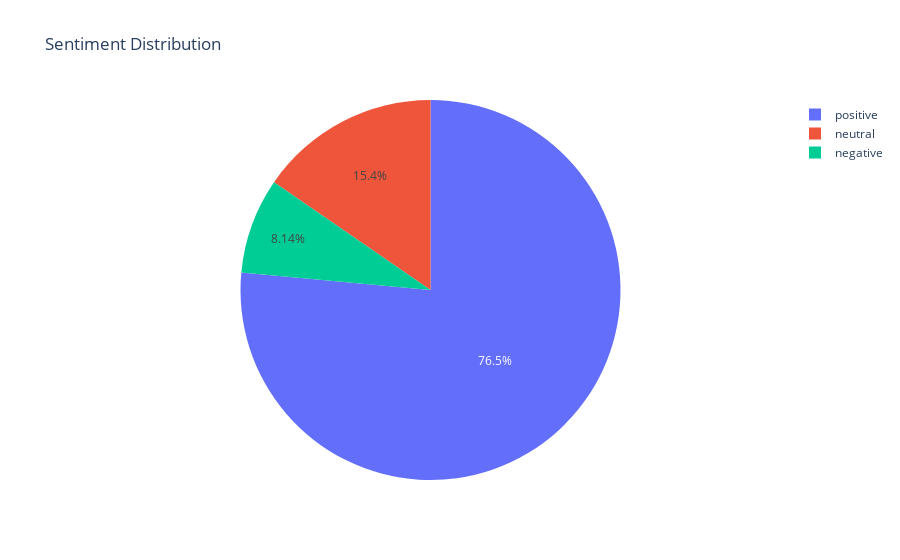
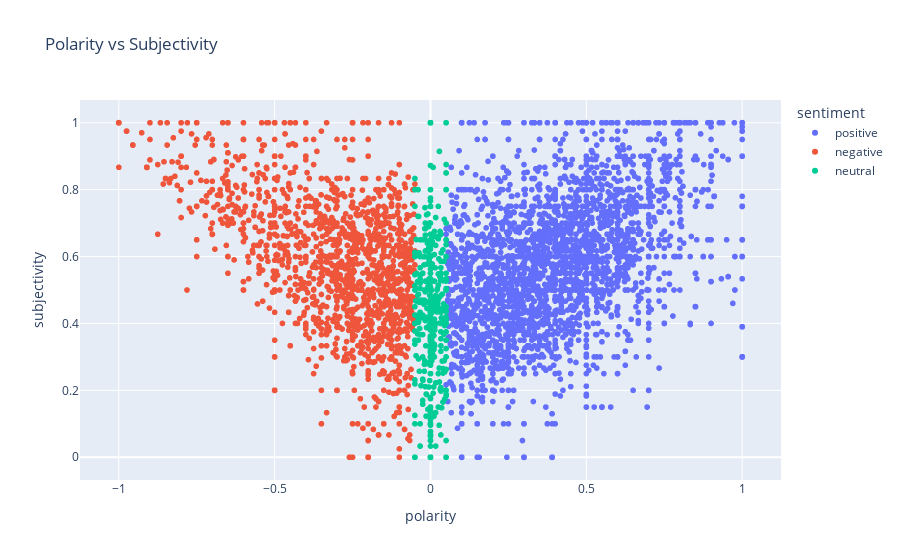

Notebook code cell kept with these figures, in order:
### Code cell
import plotly.express as px

# Pie chart of sentiment distribution
fig = px.pie(df, names='sentiment', title='Sentiment Distribution')
fig.show()

# Scatter plot: polarity vs. subjectivity
fig = px.scatter(df, x='polarity', y='subjectivity', color='sentiment',
                 title='Polarity vs Subjectivity')
fig.show()

### Figure 1 — Plotly figure (JSON) as saved in the notebook; plotly's stock layout.template omitted (floating-point values rounded to 4 significant figures; data arrays with more than 128 entries replaced by an {"elided": "..."} marker saying what was removed)
{"data": [{"domain": {"x": [0, 1], "y": [0, 1]}, "hovertemplate": "sentiment=%{label}<extra></extra>", "labels": {"elided": "32242 str values"}, "legendgroup": "", "name": "", "showlegend": true, "type": "pie"}], "layout": {"autosize": true, "legend": {"tracegroupgap": 0}, "title": {"text": "Sentiment Distribution"}}}

### Figure 2 — Plotly figure (JSON) as saved in the notebook; plotly's stock layout.template omitted (floating-point values rounded to 4 significant figures; data arrays with more than 128 entries replaced by an {"elided": "..."} marker saying what was removed)
{"data": [{"hovertemplate": "sentiment=positive<br>polarity=%{x}<br>subjectivity=%{y}<extra></extra>", "legendgroup": "positive", "marker": {"color": "#636efa", "symbol": "circle"}, "mode": "markers", "name": "positive", "showlegend": true, "type": "scattergl", "x": {"elided": "24653 float values"}, "xaxis": "x", "y": {"elided": "24653 float values"}, "yaxis": "y"}, {"hovertemplate": "sentiment=negative<br>polarity=%{x}<br>subjectivity=%{y}<extra></extra>", "legendgroup": "negative", "marker": {"color": "#EF553B", "symbol": "circle"}, "mode": "markers", "name": "negative", "showlegend": true, "type": "scattergl", "x": {"elided": "2624 float values"}, "xaxis": "x", "y": {"elided": "2624 float values"}, "yaxis": "y"}, {"hovertemplate": "sentiment=neutral<br>polarity=%{x}<br>subjectivity=%{y}<extra></extra>", "legendgroup": "neutral", "marker": {"color": "#00cc96", "symbol": "circle"}, "mode": "markers", "name": "neutral", "showlegend": true, "type": "scattergl", "x": {"elided": "4965 float values"}, "xaxis": "x", "y": {"elided": "4965 float values"}, "yaxis": "y"}], "layout": {"autosize": true, "legend": {"title": {"text": "sentiment"}, "tracegroupgap": 0}, "title": {"text": "Polarity vs Subjectivity"}, "xaxis": {"anchor": "y", "autorange": true, "domain": [0, 1], "range": [-1.122, 1.122], "title": {"text": "polarity"}, "type": "linear"}, "yaxis": {"anchor": "x", "autorange": true, "domain": [0, 1], "range": [-0.08252, 1.083], "title": {"text": "subjectivity"}, "type": "linear"}}}
